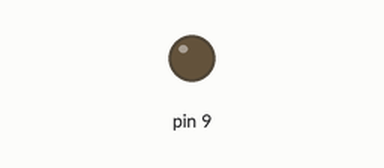
This sketch was run on a simulated Arduino Uno, built with avr-gcc and run on an emulated ATmega328P. On the bench: output pins drawn as LEDs (lit = HIGH). Dashed ring = blinking.

Above: at 0.5 s.
At 2.2 s:
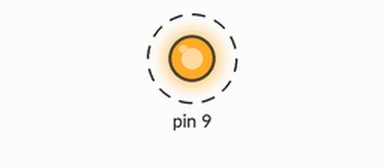
Timing chart, 0 to 3.0 s (numbered marks = the images above):
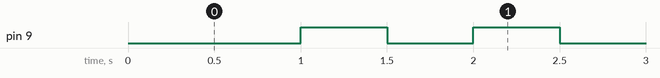

The sketch:

aula1.ino
```cpp
void setup() {
  // put your setup code here, to run once;
  Serial.begin(9600);
  pinMode(9,OUTPUT);
  digitalWrite(9,LOW);

}

void loop() {
  // put your main code here, to run repeatedly:
  delay(500);
  digitalWrite(9,LOW);
  delay(500);
  digitalWrite(9,HIGH);
  //O led começa desligado, e desliga e liga (nessa ordem), dee meio em meio segundo.


}
```

Measured:
- by itself, pin 9: alternates HIGH for 0.50 s and LOW for 0.50 s
